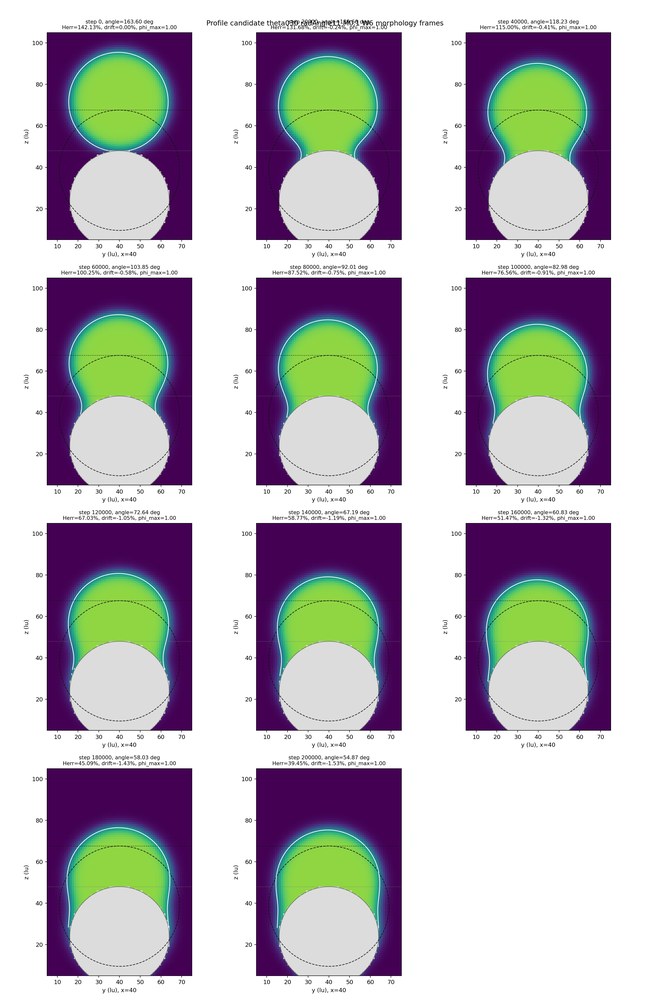
#> input picture artifacts/pre2025_sphere_theta030_profile_radAngle011_M0p1_W6_200k_20260610/theta030/analysis_morphology/theta030_frame_gallery.png, 650 x 1000 px, shrunk from 2652 x 4080 before the run, found by its file name
$ python compare_pre2025_sphere_profile_candidate.py --artifact-root ../artifacts/pre2025_sphere_theta030_profile_radAngle011_M0p1_W6_200k_20260610/theta030/analysis_morphology --out-dir out
#> lines starting #> are read from the running program, lines starting #| are printed output that depends on the picture
#!/usr/bin/env python3
"""Compare PRE sphere theta030 controls with the profile wall candidate."""

from __future__ import annotations

import argparse
import csv
import json
import math
from dataclasses import dataclass
from pathlib import Path
from typing import Any

import matplotlib

matplotlib.use("Agg")
import matplotlib.image as mpimg
import matplotlib.pyplot as plt
import numpy as np


@dataclass(frozen=True)
class CaseSpec:
    label: str
    root: Path
    color: str
    wall_diag: bool = False
    morphology: Path | None = None


def numeric(value: Any) -> float:
    try:
        out = float(value)
    except (TypeError, ValueError):
        return math.nan
    return out if math.isfinite(out) else math.nan


def read_json(path: Path) -> dict[str, Any]:
    if not path.exists():
        return {}
    return json.loads(path.read_text(encoding="utf-8"))


def read_csv(path: Path) -> list[dict[str, str]]:
    if not path.exists():
        return []
    with path.open(newline="", encoding="utf-8-sig") as fh:
        return list(csv.DictReader(fh))


def metrics_path(case: CaseSpec) -> Path:
    return case.root / "analysis_pre2025_sphere" / "pre2025_sphere_metrics.csv"


def summary_path(case: CaseSpec) -> Path:
    return case.root / "analysis_pre2025_sphere" / "pre2025_sphere_summary.json"


def wall_path(case: CaseSpec) -> Path:
    return case.root / "analysis_wall_diag" / "pre2025_sphere_wall_diag_summary.json"


def final_row(case: CaseSpec) -> dict[str, Any]:
    summary = read_json(summary_path(case))
    final = summary.get("final", {})
    wall = read_json(wall_path(case))
    wall_final = wall.get("summaries", [{}])[-1] if wall else {}
    return {
        "label": case.label,
        "final_step": summary.get("final_step", ""),
        "H1_minus_H2_error_percent": final.get("H1_minus_H2_relative_error_percent", ""),
        "measured_H1_minus_H2_lu": final.get("measured_H1_minus_H2_lu", ""),
        "fit_contact_angle_deg": final.get("fit_contact_angle_deg", ""),
        "fit_angle_offset_deg": numeric(final.get("fit_contact_angle_deg")) - 30.0,
        "fluid_phase_drift_percent": 100.0 * numeric(final.get("fluid_phase_sum_rel_change")),
        "fluid_rho_drift_percent": 100.0 * numeric(final.get("fluid_rho_sum_rel_change")),
        "phase_max": final.get("phase_max", ""),
        "max_mach": summary.get("max_mach_fluid", ""),
        "max_nonfinite_count": summary.get("max_nonfinite_count", ""),
        "wall_phase_pred_gt_1_count": wall_final.get("wall_phase_pred_gt_1_count", ""),
        "wall_phase_field_gt_1_count": wall_final.get("wall_phase_field_gt_1_count", ""),
        "fluid_phase_field_gt_1_count": wall_final.get("fluid_phase_field_gt_1_count", ""),
        "wall_phase_pred_max": wall_final.get("wall_phase_pred", {}).get("max", ""),
        "wall_phase_profile_pred_max": wall_final.get("wall_phase_profile_pred", {}).get("max", ""),
        "phase_wall_max": wall_final.get("phase_wall", {}).get("max", ""),
        "phase_fluid_max": wall_final.get("phase_fluid", {}).get("max", ""),
    }


def write_summary(cases: list[CaseSpec], out: Path) -> list[dict[str, Any]]:
    rows = [final_row(case) for case in cases]
    with out.open("w", newline="", encoding="utf-8") as fh:
        writer = csv.DictWriter(fh, fieldnames=list(rows[0]))
        writer.writeheader()
        writer.writerows(rows)
    return rows


def plot_timeseries(cases: list[CaseSpec], out: Path) -> None:
    panels = [
        ("H1_minus_H2_relative_error_percent", "H1-H2 error", "%"),
        ("fit_contact_angle_deg", "Fitted angle", "deg"),
        ("fluid_phase_sum_rel_change", "Fluid phase drift", "%"),
        ("phase_max", "PhaseField max", "value"),
    ]
    fig, axes = plt.subplots(2, 2, figsize=(12, 8), sharex=True)
    for case in cases:
        rows = read_csv(metrics_path(case))
        if not rows:
            continue
        step = [numeric(row.get("step")) for row in rows]
        for ax, (field, title, ylabel) in zip(axes.ravel(), panels):
            values = [numeric(row.get(field)) for row in rows]
            if field == "fluid_phase_sum_rel_change":
                values = [100.0 * v for v in values]
            ax.plot(step, values, color=case.color, label=case.label)
            ax.set_title(title)
            ax.set_ylabel(ylabel)
            ax.grid(True, alpha=0.25)
            ax.set_xlabel("step")
    axes[0, 1].axhline(30.0, color="0.2", linestyle="--", linewidth=0.9)
    axes[1, 1].axhline(1.0, color="0.2", linestyle="--", linewidth=0.9)
    axes[0, 0].legend(loc="best", fontsize=8)
    fig.suptitle("PRE sphere theta030: profile candidate vs earlier TCLB controls")
    fig.tight_layout()
    fig.savefig(out, dpi=180)
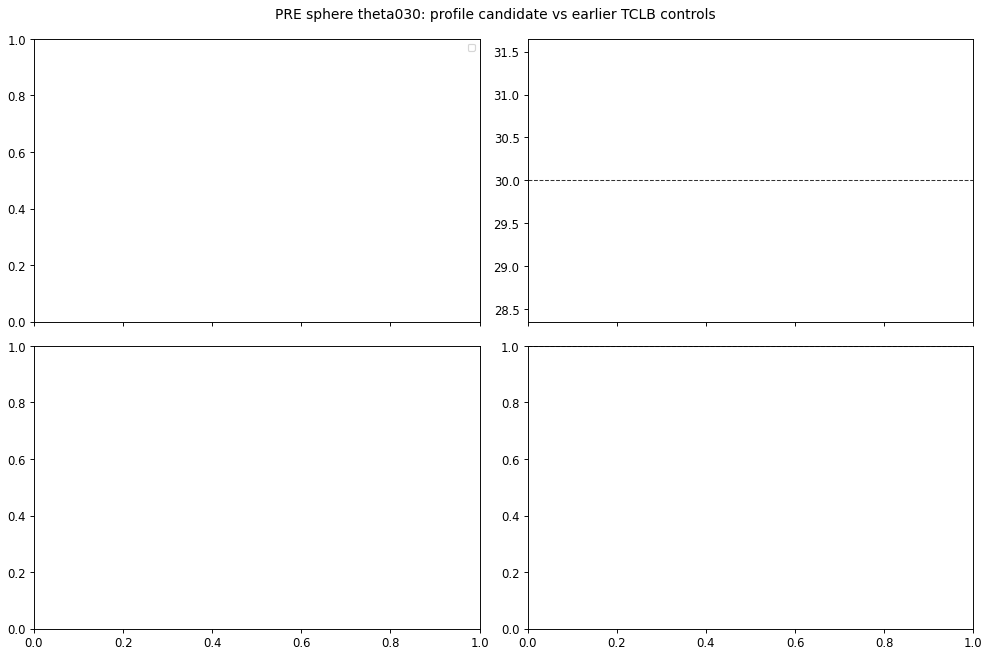
#> figure drawn by matplotlib, 2 panels
    plt.close(fig)


def plot_final_bars(rows: list[dict[str, Any]], out: Path) -> None:
    labels = [row["label"].replace(" ", "\n") for row in rows]
    x = np.arange(len(rows))
    panels = [
        ("H1_minus_H2_error_percent", "H1-H2 error (%)", False),
        ("fit_contact_angle_deg", "Fitted angle (deg)", False),
        ("fluid_phase_drift_percent", "Fluid phase drift (%)", False),
        ("phase_max", "PhaseField max", False),
        ("max_mach", "Max Mach", False),
        ("wall_phase_pred_gt_1_count", "Raw wall pred > 1", True),
    ]
    colors = ["#1f77b4", "#ff7f0e", "#d62728", "#2ca02c"][: len(rows)]
    fig, axes = plt.subplots(2, 3, figsize=(16, 8.5))
    for ax, (field, title, logy) in zip(axes.ravel(), panels):
        values = [numeric(row.get(field)) for row in rows]
        ax.bar(x, values, color=colors)
        ax.set_title(title)
        ax.set_xticks(x)
        ax.set_xticklabels(labels, fontsize=7)
        ax.grid(True, axis="y", alpha=0.25)
        if logy:
            ymax = max([v for v in values if math.isfinite(v)] + [1.0])
            ax.set_yscale("symlog", linthresh=1.0)
            ax.set_ylim(0, ymax * 1.4)
        if field == "fit_contact_angle_deg":
            ax.axhline(30.0, color="0.2", linestyle="--", linewidth=0.9)
        if field == "phase_max":
            ax.axhline(1.0, color="0.2", linestyle="--", linewidth=0.9)
    fig.suptitle("PRE sphere theta030 final metrics at 200k")
    fig.tight_layout()
    fig.savefig(out, dpi=180)
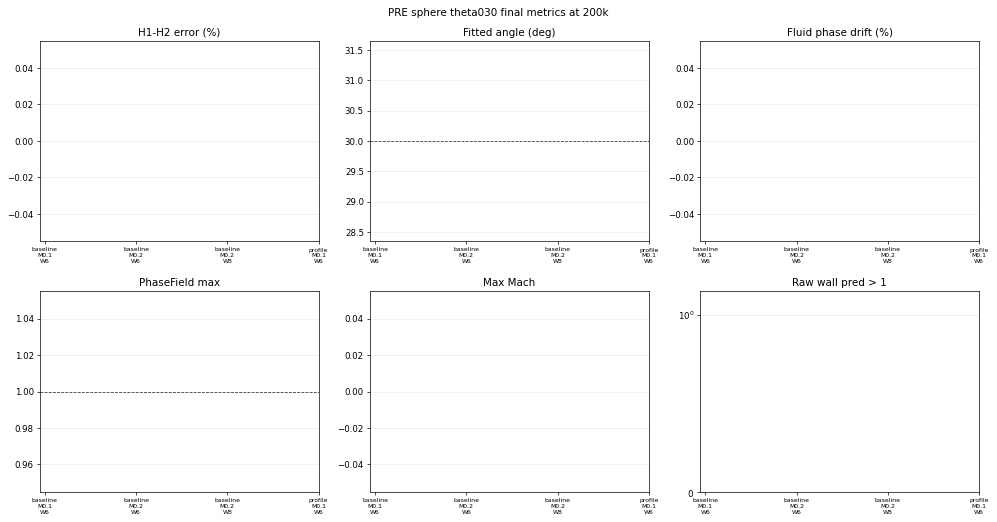
#> figure drawn by matplotlib, 6 panels
    plt.close(fig)


def plot_morphology(profile_gallery: Path, out: Path) -> None:
    if not profile_gallery.exists():
        return
    img = mpimg.imread(profile_gallery)
#> img is the input picture: shape (1000, 650, 4) float32; mean R, G, B, A 0.713, 0.693, 0.724, 1
    fig, ax = plt.subplots(figsize=(14, 10))
    ax.imshow(img)
    ax.axis("off")
    ax.set_title("Profile candidate theta030 morphology gallery")
    fig.tight_layout()
    fig.savefig(out, dpi=150)
    plt.close(fig)


def main() -> None:
    parser = argparse.ArgumentParser()
    parser.add_argument("--artifact-root", type=Path, required=True)
    parser.add_argument("--out-dir", type=Path, required=True)
    args = parser.parse_args()
    args.out_dir.mkdir(parents=True, exist_ok=True)
    root = args.artifact_root
    cases = [
        CaseSpec(
            "baseline M0.1 W6",
            root
            / "tclb_pre2025_sphere_tableII_q27_geometric_theta030_radAngle011_param_sensitivity_200k_20260610"
            / "M0p1_W6"
            / "theta030",
            "#1f77b4",
        ),
        CaseSpec(
            "baseline M0.2 W6",
            root
            / "pre2025_sphere_tableII_q27_geometric_theta030_radAngle011_200k_20260610"
            / "theta030",
            "#ff7f0e",
        ),
        CaseSpec(
            "baseline M0.2 W8",
            root
            / "tclb_pre2025_sphere_tableII_q27_geometric_theta030_radAngle011_param_sensitivity_200k_20260610"
            / "M0p2_W8"
            / "theta030",
            "#d62728",
        ),
        CaseSpec(
            "profile M0.1 W6",
            root / "pre2025_sphere_theta030_profile_radAngle011_M0p1_W6_200k_20260610" / "theta030",
            "#2ca02c",
            wall_diag=True,
            morphology=root
            / "pre2025_sphere_theta030_profile_radAngle011_M0p1_W6_200k_20260610"
            / "theta030"
            / "analysis_morphology"
            / "theta030_frame_gallery.png",
        ),
    ]
    rows = write_summary(cases, args.out_dir / "pre2025_sphere_theta030_profile_candidate_summary.csv")
    plot_timeseries(cases, args.out_dir / "pre2025_sphere_theta030_profile_candidate_timeseries.png")
    plot_final_bars(rows, args.out_dir / "pre2025_sphere_theta030_profile_candidate_final_bars.png")
    plot_morphology(
        cases[-1].morphology or Path(),
        args.out_dir / "pre2025_sphere_theta030_profile_candidate_morphology_gallery.png",
    )


if __name__ == "__main__":
    main()
